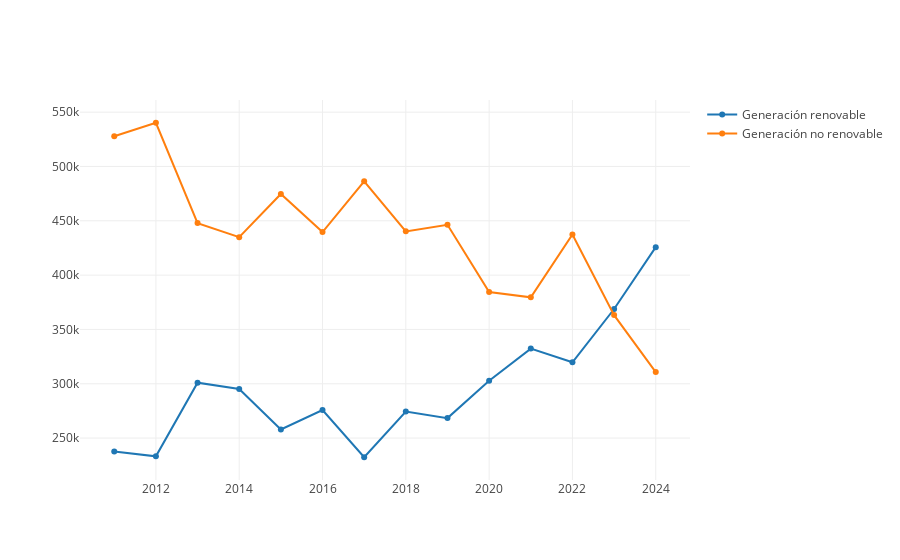

Write notebook code for a chart like this one.
### Code cell
val EnergiasParaAnalizar = Seq("Generación renovable", "Generación no renovable")
AnalisisEnergiasAnual(EnergiasParaAnalizar, dataFrameBalance)

### Figure 1 — Plotly figure (JSON) as saved in the notebook; plotly's stock layout.template omitted (floating-point values rounded to 4 significant figures)
{"data": [{"name": "Generación renovable", "type": "scatter", "x": ["2011", "2012", "2013", "2014", "2015", "2016", "2017", "2018", "2019", "2020", "2021", "2022", "2023", "2024"], "y": [237600.0, 233200.0, 301000.0, 295100.0, 257900.0, 275800.0, 232400.0, 274500.0, 268400.0, 302700.0, 332400.0, 319800.0, 368800.0, 425800.0]}, {"name": "Generación no renovable", "type": "scatter", "x": ["2011", "2012", "2013", "2014", "2015", "2016", "2017", "2018", "2019", "2020", "2021", "2022", "2023", "2024"], "y": [527800.0, 540300.0, 447900.0, 435000.0, 474700.0, 439600.0, 486400.0, 440300.0, 446300.0, 384500.0, 379600.0, 437400.0, 363200.0, 310800.0]}], "layout": {"autosize": true, "xaxis": {"autorange": true, "range": [2010.0, 2025.0], "type": "linear"}, "yaxis": {"autorange": true, "range": [209800.0, 562800.0], "type": "linear"}}}
